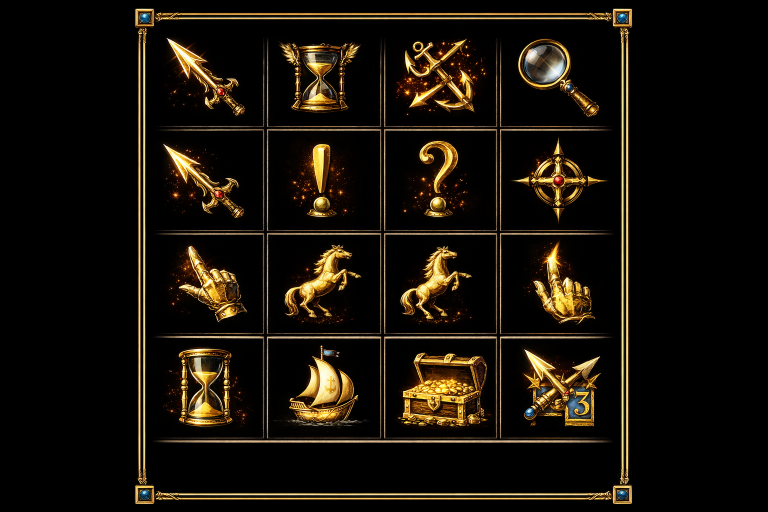
#> input picture assets/raw/img_00004.png, 1536 x 1024 px, found by its file name (shown at 1/2 size); its folder holds only this picture in this run
$ python process_assets_v2.py
#> lines starting #> are read from the running program, lines starting #| are printed output that depends on the picture; after the words box and inside, x2 and y2 are one past the last pixel; in counts of white or black regions, pixels touching at a corner belong together
import os
import shutil
from PIL import Image, ImageOps
import numpy as np

# Paths
SOURCE_DIR = "/Users/user/sigil-of_the_unwilling/assets/raw"
BACKUP_DIR = "/Users/user/backup_assets"
BASE_DIR = "data/processed/base"
OBJECT_DIR = "data/processed/objects"

# Ensure directories exist
os.makedirs(BASE_DIR, exist_ok=True)
os.makedirs(OBJECT_DIR, exist_ok=True)
os.makedirs(BACKUP_DIR, exist_ok=True)

# [58 lines left out: function crop_to_hexagon, not called in this run]

def process_images():
    files = os.listdir(SOURCE_DIR)
    processed_files = set()

    for f in files:
        if f.endswith(('.png', '.jpg', '.jpeg')) and not f.endswith('.import'):
            full_path = os.path.join(SOURCE_DIR, f)

            if "seedream" in f.lower():
                dest_folder = BASE_DIR
            elif "img_" in f.lower() or "hero_" in f.lower():
                dest_folder = OBJECT_DIR
            else:
                shutil.move(full_path, os.path.join(BACKUP_DIR, f))
                continue

            try:
                with Image.open(full_path) as img:
#> img is the input picture: PIL image 1536x1024 RGB; mean R, G, B 24.2, 18.3, 9.8
                    img = img.convert("RGB")

                    # 1. Resize to a standard size
                    img = img.resize((512, 512), Image.LANCZOS)
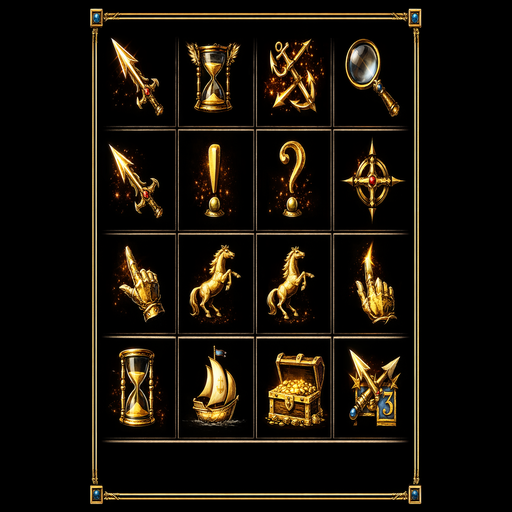
#> img: PIL image 512x512 RGB; mean R, G, B 24.4, 18.6, 10.1

                    # 2. Crop to hexagon (simple corner cut)
                    # We cut the corners such that the remaining shape is a hexagon.
                    # This is done by making the 4 corners into triangles.
                    # To make it a hexagon, we remove 2 opposite corners? No.
                    # A hexagon has 6 sides. A square has 4.
                    # If we cut 2 corners, we get 6 sides.
                    # Let's cut the top-left and bottom-right corners.

                    w, h = img.size
#> w = 512; h = 512
                    # Cut top-left
                    # This is hard to do with just PIL without a mask.
                    # I'll use a mask.

                    mask = np.zeros((h, w), dtype=np.float32)
                    # Hexagon vertices in [0,1]
                    # (0.5, 0), (1, 0.25), (1, 0.75), (0.5, 1), (0, 0.75), (0, 0.25)
                    # This is a hexagon that fits in a square.
                    vertices = np.array([
                        [0.5, 0],
                        [1.0, 0.25],
                        [1.0, 0.75],
                        [0.5, 1.0],
                        [0.0, 0.75],
                        [0.0, 0.25]
                    ])

                    # Create a polygon mask
                    from cv2 import fillPoly
                    # Need to convert to uint8 for cv2
                    mask_uint8 = np.zeros((h, w), dtype=np.uint8)
                    pts = vertices * np.array([w, h]).reshape(1, 2)
                    cv2.fillPoly(mask_uint8, [pts.astype(np.int32)], 255)
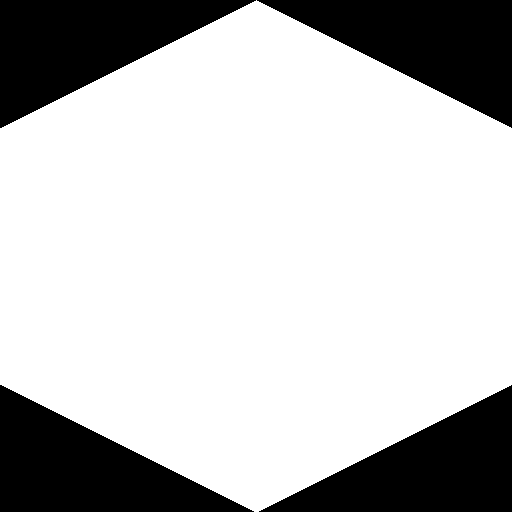
#> mask_uint8: shape (512, 512); 75.1% white; 4 black regions, box (x1, y1, x2, y2) and area: (0, 0, 256, 128) 16512, (257, 0, 512, 128) 16384, (0, 385, 254, 512) 16256, (259, 385, 512, 512) 16129

                    # Apply mask
                    img_array = np.array(img)
                    final_img = img_array * (mask_uint8 > 0).astype(np.float32)
                    final_img = Image.fromarray(final_img.astype(np.uint8))

                    # Save
                    save_path = os.path.join(dest_folder, f)
                    final_img.save(save_path)
                    processed_files.add(f)
                    print(f"Processed {f} -> {dest_folder}")
            except Exception as e:
                print(f"Error processing {f}: {e}")
                shutil.move(full_path, os.path.join(BACKUP_DIR, f))

if __name__ == "__main__":
    # Need to handle cv2 import if possible, otherwise fallback to simple crop
    try:
        import cv2
        process_images()
    except ImportError:
        print("cv2 not found, falling back to resize only.")
        # ... (implement fallback)

$ run again, on assets/raw/img_00015.jpeg
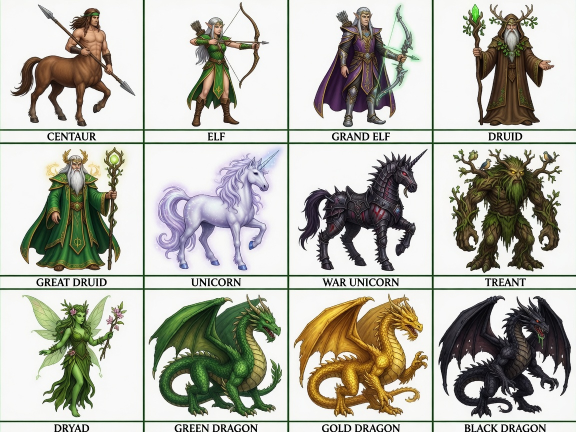
#> input picture assets/raw/img_00015.jpeg, 1152 x 864 px, found by its file name (shown at 1/2 size)
#> in process_images, img is the input picture: PIL image 1152x864 RGB; mean R, G, B 182.9, 182.5, 172.8
#> in process_images, `img = img.resize((512, 512), Image.LANCZOS)`:
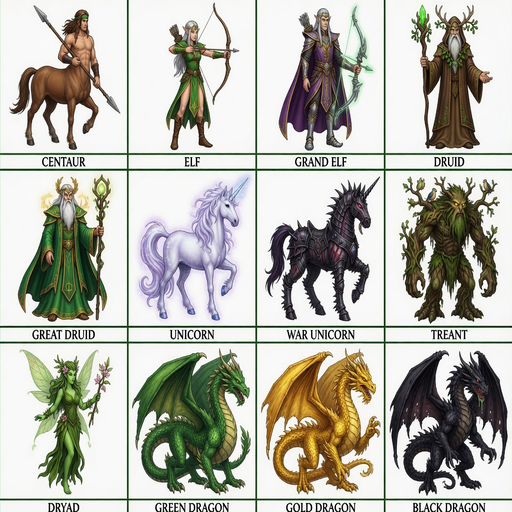
#> img: PIL image 512x512 RGB; mean R, G, B 182.7, 182.3, 172.7
#> mask_uint8: shape (512, 512); 75.1% white; 4 black regions, box (x1, y1, x2, y2) and area: (0, 0, 256, 128) 16512, (257, 0, 512, 128) 16384, (0, 385, 254, 512) 16256, (259, 385, 512, 512) 16129

$ run again, on assets/raw/img_00015.png
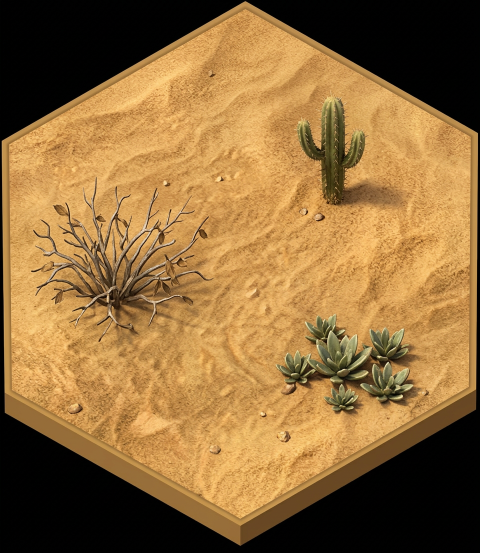
#> input picture assets/raw/img_00015.png, 960 x 1105 px, found by its file name (shown at 1/2 size)
#> in process_images, img is the input picture: PIL image 960x1105 RGB; mean R, G, B 144.8, 108.6, 60.3
#> in process_images, `img = img.resize((512, 512), Image.LANCZOS)`:
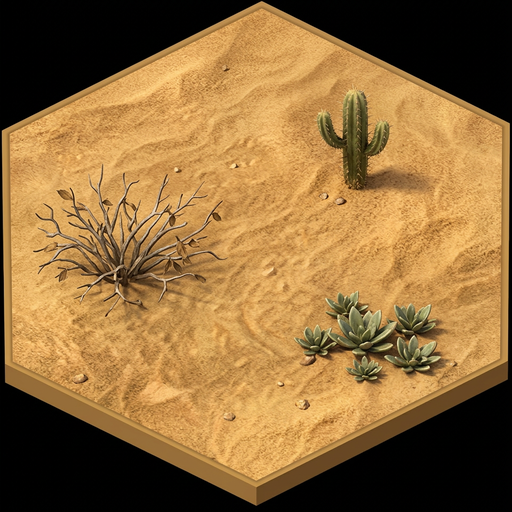
#> img: PIL image 512x512 RGB; mean R, G, B 144.8, 108.6, 60.3
#> mask_uint8: shape (512, 512); 75.1% white; 4 black regions, box (x1, y1, x2, y2) and area: (0, 0, 256, 128) 16512, (257, 0, 512, 128) 16384, (0, 385, 254, 512) 16256, (259, 385, 512, 512) 16129
